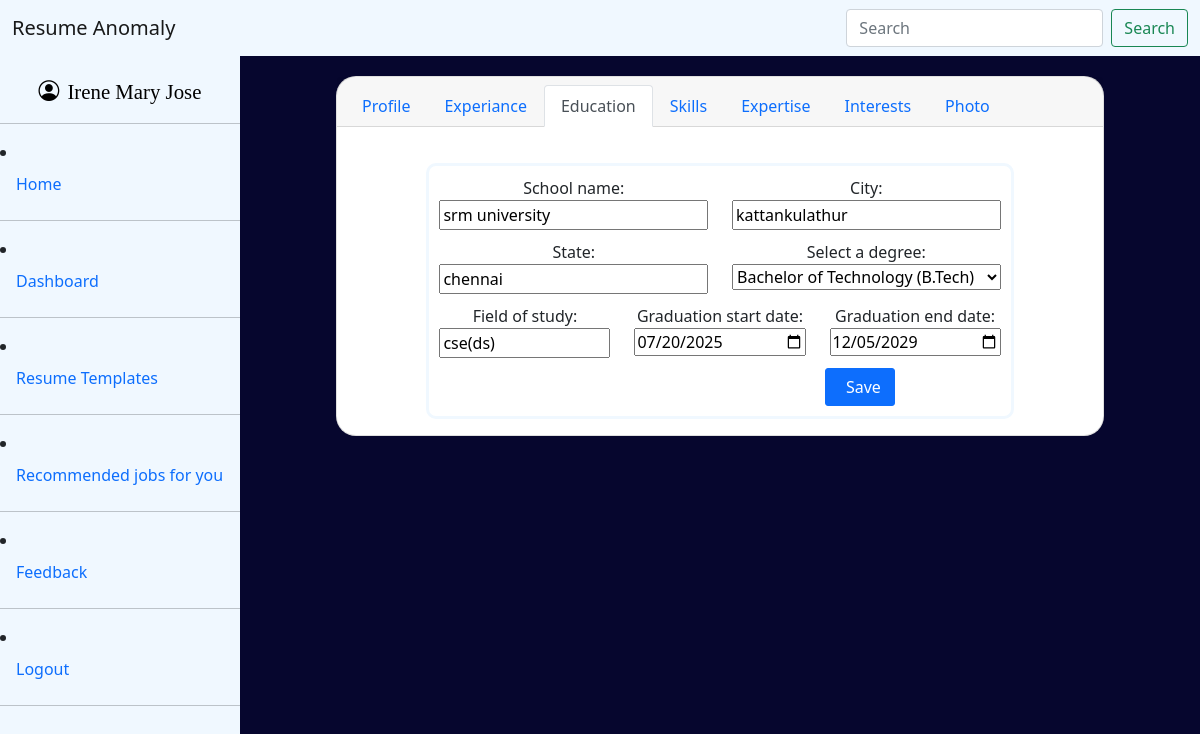
/education/ (signed in), run on the app's committed database.
### main/models.py (models this page shows)
class education(models.Model):
    user = models.ForeignKey(User, on_delete=models.CASCADE)
    school_name=models.CharField(max_length=100)
    city=models.CharField(max_length=50)
    state=models.CharField(max_length=50)
    DEGREE_CHOICES = [
        ('', 'Select'),
        ('high_school_diploma', 'High School Diploma'),
        ('ssc', 'Senior Secondary School Certificate (SSCE)'),
        ('gcse', 'General Certificate of Secondary Education (GCSEs)'),
        ('ged', 'GED'),
        ('diploma', 'Diploma'),
        ('national_diploma', 'National Diploma'),
        ('higher_national_diploma', 'Higher National Diploma'),
        ('post_secondary_vocational', 'Post-secondary (Technical & Vocational)'),
        ('associate_arts', 'Associate of Arts'),
        ('associate_science', 'Associate of Science'),
        ('associate_applied_science', 'Associate of Applied Science'),
        ('bachelor_arts', 'Bachelor of Arts (BA)'),
        ('bachelor_science', 'Bachelor of Science (BSc)'),
        ('bachelor_technology', 'Bachelor of Technology (B.Tech)'),
        ('bachelor_engineering', 'Bachelor of Engineering (BE)'),
        ('bachelor_commerce', 'Bachelor of Commerce (B.Com)'),
        ('bachelor_business_admin', 'Bachelor of Business Administration (BBA)'),
        ('bachelor_computer_apps', 'Bachelor of Computer Applications (BCA)'),
        ('llb', 'Bachelor of Laws (LLB)'),
        ('mbbs', 'Bachelor of Medicine, Bachelor of Surgery (MBBS)'),
        ('master_arts', 'Master of Arts (MA)'),
        ('master_science', 'Master of Science (MSc)'),
        ('master_technology', 'Master of Technology (M.Tech)'),
        ('master_business_admin', 'Master of Business Administration (MBA)'),
        ('master_computer_apps', 'Master of Computer Applications (MCA)'),
        ('master_commerce', 'Master of Commerce (M.Com)'),
        ('llm', 'Master of Laws (LLM)'),
        ('phd', 'Doctor of Philosophy (PhD)'),
        ('md', 'Doctor of Medicine (MD)'),
        ('certificate', 'Certificate Course'),
        ('other', 'Other')
    ]
    select_a_degree=models.CharField(max_length=100,choices=DEGREE_CHOICES,null=True,blank=True)
    field_of_study=models.CharField(max_length=100)
    graduation_start_date=models.DateField(null=True,blank=True)
    graduation_end_date=models.DateField(null=True,blank=True)
    class Meta:
            db_table = "education"

### main/views.py (the view)
# urls.py: path('education/',educationfn,name='education'),
@login_required(login_url='/login')
def educationfn(request):
    edu,_=education.objects.get_or_create(user=request.user)
    chosen=request.session.get('t_name')
    if request.method=='POST':
        form=EducationForm(request.POST,instance=edu)
        if form.is_valid():
            form.save()
    else:
        form=EducationForm(instance=edu)
    return render(request,'education.html',{'form':form,'t_name':chosen})

### main/forms.py
class EducationForm(forms.ModelForm):
    class Meta:
        model=education
        exclude=['user']
        db_table = "education"
        widgets ={
            'graduation_start_date':forms.DateInput(attrs={'type':'date'}),
            'graduation_end_date':forms.DateInput(attrs={'type':'date'})
        }

### main/templates/education.html (shortened to what this page needs)
{% extends 'resume_base.html'%}
{% load static %}
{% block style%}
  <link rel="stylesheet" href="{% static 'css/resume_base.css' %}">
  <link rel="stylesheet" href="{% static 'css/addresume.css'%}">
{% endblock %}
{% block resume_content %}
<div>
    <div class="z">
    <form  class="l" method="post" action="/education/" enctype="multipart/form-data">
        <div class="row">
            {% for field in form%}
                {% if field.name == 'school_name' or field.name == 'city' or field.name == 'state' or field.name == 'select_a_degree' %}
                    <div class="col-md-6 p ">
                {% else %}
                    <div class="col-md-4 p">
                {% endif %}
                        {{ field.label_tag }}
                        {{field}}
                    </div>
            {% endfor%}
        </div>
        <input type="submit" name="" id="" class="btn btn-primary c" value=" Save">
    </form>
</div>
</div>
{%endblock%}

### main/templates/base.html (shortened to what this page needs)
{% load static %}
<!DOCTYPE html>
<html lang="en">
<head>
    <link href="https://cdn.jsdelivr.net/npm/bootstrap@5.0.2/dist/css/bootstrap.min.css" rel="stylesheet">
    <link rel="stylesheet" href="https://cdn.jsdelivr.net/npm/bootstrap-icons@1.11.3/font/bootstrap-icons.css">
    <link rel="stylesheet" href="{% static 'css/base.css'%}">
    {% block style  %} {% endblock %}
</head>
<body>
<nav class="navbar navbar-light nz">
  <div class="container-fluid">
    <a class="navbar-brand b">Resume Anomaly</a>
    <form class="d-flex">
      <input class="form-control me-2" type="search" placeholder="Search" aria-label="Search">
      <button class="btn btn-outline-success" type="submit">Search</button>
    </form>
  </div>
</nav>
<div class="tot">
  <div class="see">
    <li class="nav-item sidebar-user">
          <i class="bi bi-person-circle bie"></i>
          <p class="bie">{{ request.user.get_full_name|default:request.user.username|title }}</p>
      </li>
    <hr>
    <li class="nav-item">
          <a class="nav-link active" aria-current="page" href="/">Home</a>
        </li>
        <hr>
         <li class="nav-item">
          <a class="nav-link" href="/dashboard/">Dashboard</a>
        </li>
        <hr>
        {% if user.usercat.role == 'applicant' %}
         <li class="nav-item">
          <a class="nav-link" href="/resumes/">Resume Templates</a>
        </li>
        <hr>
        <li class="nav-item">
          <a class="nav-link" href="/jobsearch/" >Recommended jobs for you</a>
        </li>
        <hr>
        {% endif %}
              {% if user.is_authenticated %}
          <li class="nav-item">
            <a class="nav-link" href="{% url 'feedback' %}">Feedback</a>
          </li>
          <hr>
          <li class="nav-item">
            <a class="nav-link" href="/logout/">Logout</a>
          </li>
          <hr>
      {% endif %}
  </div>
{% block content %}
{% endblock%}
</div>
</body>
</html>

### main/static/css/base.css (style rules this page uses)
.tot { --page-background: #d0e5f8; }
.tot { display:flex; background-color: var(--page-background); min-height: 100vh; }
.nz { background-color: aliceblue; }
.see { width: 20%; min-width: 240px; max-width: 240px; background-color: aliceblue; margin-left: 0; margin-top: 0; max-height: 100%; padding-top: 20px; box-sizing: border-box; }
.bie { color: black; }
.sidebar-user { display: flex; align-items: center; justify-content: center; gap: 8px; list-style: none; width: 100%; box-sizing: border-box; padding: 0 16px; margin: 0; }
.sidebar-user i { font-size: 1.3rem; line-height: 1; }
.sidebar-user p { margin: 0; font-size: 1.3rem; font-family: Georgia, 'Times New Roman', Times, serif; text-align: center; overflow-wrap: anywhere; }
.b { font-family: unset; }

### main/static/css/addresume.css (style rules this page uses)
body { background-color: rgba(197, 216, 216, 0.9); }
.z { margin-top: 20px; }
.l { padding-left: 10px; padding-right: 10px; padding-top: 10px; padding-bottom: 10px; border: solid; border-radius: 10px; border-color: aliceblue; width: 80%; margin: auto; }
.p { padding-bottom: 10px; }
input,select,textarea { width: 100%; }
.c { margin-left: 50%; width: 70px; border-radius: 3px; padding-right: 10px; }

### data on the page
education: form "srm university" "kattankulathur" "chennai" "Bachelor of Technology (B.Tech)" "cse(ds)" "07/20/2025" "12/05/2029"

### other printed values
{{ request.user.get_full_name|default:request.user.username|title }} "Irene Mary Jose"
{{ field.label_tag }} "School name:" "City:" "State:" "Select a degree:" "Field of study:" "Graduation start date:" "Graduation end date:"
